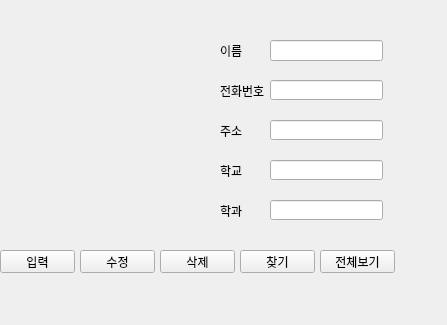
<?xml version="1.0" encoding="UTF-8"?>
<ui version="4.0">
 <class>Form</class>
 <widget class="QWidget" name="Form">
  <property name="geometry">
   <rect>
    <x>0</x>
    <y>0</y>
    <width>447</width>
    <height>325</height>
   </rect>
  </property>
  <property name="windowTitle">
   <string>Form</string>
  </property>
  <widget class="QPushButton" name="pushButton_1">
   <property name="geometry">
    <rect>
     <x>0</x>
     <y>250</y>
     <width>75</width>
     <height>23</height>
    </rect>
   </property>
   <property name="text">
    <string>입력</string>
   </property>
  </widget>
  <widget class="QPushButton" name="pushButton_2">
   <property name="geometry">
    <rect>
     <x>160</x>
     <y>250</y>
     <width>75</width>
     <height>23</height>
    </rect>
   </property>
   <property name="text">
    <string>삭제</string>
   </property>
  </widget>
  <widget class="QPushButton" name="pushButton_3">
   <property name="geometry">
    <rect>
     <x>80</x>
     <y>250</y>
     <width>75</width>
     <height>23</height>
    </rect>
   </property>
   <property name="text">
    <string>수정</string>
   </property>
  </widget>
  <widget class="QPushButton" name="pushButton_4">
   <property name="geometry">
    <rect>
     <x>240</x>
     <y>250</y>
     <width>75</width>
     <height>23</height>
    </rect>
   </property>
   <property name="text">
    <string>찾기</string>
   </property>
  </widget>
  <widget class="QPushButton" name="pushButton_5">
   <property name="geometry">
    <rect>
     <x>320</x>
     <y>250</y>
     <width>75</width>
     <height>23</height>
    </rect>
   </property>
   <property name="text">
    <string>전체보기</string>
   </property>
  </widget>
  <widget class="QLabel" name="label">
   <property name="geometry">
    <rect>
     <x>0</x>
     <y>20</y>
     <width>181</width>
     <height>161</height>
    </rect>
   </property>
   <property name="sizePolicy">
    <sizepolicy hsizetype="Fixed" vsizetype="Fixed">
     <horstretch>0</horstretch>
     <verstretch>0</verstretch>
    </sizepolicy>
   </property>
   <property name="text">
    <string/>
   </property>
   <property name="pixmap">
    <pixmap>qute.png</pixmap>
   </property>
  </widget>
  <widget class="QLineEdit" name="lineEdit">
   <property name="geometry">
    <rect>
     <x>270</x>
     <y>40</y>
     <width>113</width>
     <height>21</height>
    </rect>
   </property>
  </widget>
  <widget class="QLineEdit" name="lineEdit_2">
   <property name="geometry">
    <rect>
     <x>270</x>
     <y>160</y>
     <width>113</width>
     <height>20</height>
    </rect>
   </property>
  </widget>
  <widget class="QLineEdit" name="lineEdit_3">
   <property name="geometry">
    <rect>
     <x>270</x>
     <y>120</y>
     <width>113</width>
     <height>20</height>
    </rect>
   </property>
  </widget>
  <widget class="QLineEdit" name="lineEdit_4">
   <property name="geometry">
    <rect>
     <x>270</x>
     <y>80</y>
     <width>113</width>
     <height>20</height>
    </rect>
   </property>
  </widget>
  <widget class="QLineEdit" name="lineEdit_5">
   <property name="geometry">
    <rect>
     <x>270</x>
     <y>200</y>
     <width>113</width>
     <height>20</height>
    </rect>
   </property>
  </widget>
  <widget class="QLabel" name="lineEdit_name">
   <property name="geometry">
    <rect>
     <x>220</x>
     <y>40</y>
     <width>56</width>
     <height>21</height>
    </rect>
   </property>
   <property name="text">
    <string>이름</string>
   </property>
  </widget>
  <widget class="QLabel" name="lineEdit_phone">
   <property name="geometry">
    <rect>
     <x>220</x>
     <y>80</y>
     <width>56</width>
     <height>21</height>
    </rect>
   </property>
   <property name="text">
    <string>전화번호</string>
   </property>
  </widget>
  <widget class="QLabel" name="lineEdit_address">
   <property name="geometry">
    <rect>
     <x>220</x>
     <y>120</y>
     <width>56</width>
     <height>21</height>
    </rect>
   </property>
   <property name="text">
    <string>주소</string>
   </property>
  </widget>
  <widget class="QLabel" name="lineEdit_univ">
   <property name="geometry">
    <rect>
     <x>220</x>
     <y>160</y>
     <width>56</width>
     <height>21</height>
    </rect>
   </property>
   <property name="text">
    <string>학교</string>
   </property>
  </widget>
  <widget class="QLabel" name="lineEdit_dept">
   <property name="geometry">
    <rect>
     <x>220</x>
     <y>200</y>
     <width>56</width>
     <height>21</height>
    </rect>
   </property>
   <property name="text">
    <string>학과</string>
   </property>
  </widget>
 </widget>
 <resources/>
 <connections/>
</ui>
